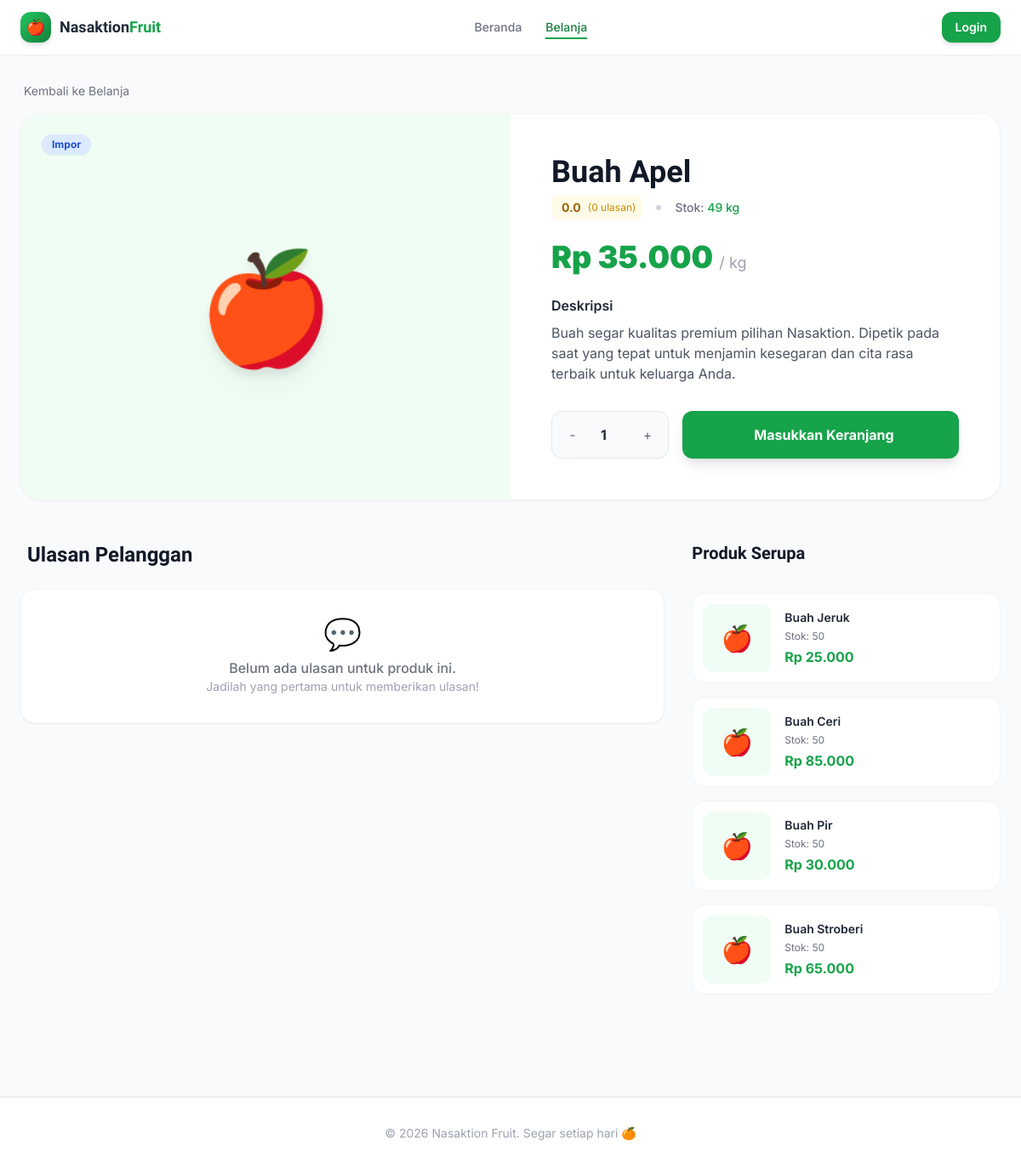
The app's page /customer/shop/product/1 with its own data.
### tables this page shows
CREATE TABLE `products` (
  `id` int unsigned NOT NULL AUTO_INCREMENT,
  `category_id` int unsigned NOT NULL,
  `nama_buah` varchar(100) NOT NULL,
  `jenis` enum('Impor','Ekspor','Lokal') NOT NULL DEFAULT 'Lokal',
  `foto` varchar(255) DEFAULT NULL,
  `deskripsi` text,
  `harga_beli` decimal(15,2) NOT NULL DEFAULT '0.00',
  `harga_jual` decimal(15,2) NOT NULL DEFAULT '0.00',
  `stok` int NOT NULL DEFAULT '0',
  `satuan` varchar(20) NOT NULL DEFAULT 'kg',
  `is_active` tinyint(1) NOT NULL DEFAULT '1',
  `created_at` timestamp NULL DEFAULT CURRENT_TIMESTAMP,
  `updated_at` timestamp NULL DEFAULT CURRENT_TIMESTAMP ON UPDATE CURRENT_TIMESTAMP,
  PRIMARY KEY (`id`),
  KEY `idx_category` (`category_id`),
  KEY `idx_jenis` (`jenis`),
  KEY `idx_active` (`is_active`),
  CONSTRAINT `fk_products_category` FOREIGN KEY (`category_id`) REFERENCES `categories` (`id`) ON UPDATE CASCADE
);

### application/controllers/customer/Shop.php (called while the page is built, shortened)
<?php
class Shop extends CI_Controller {
    public function __construct() {
        $this->load->model('Product_model');
        $this->load->model('Category_model');
        $this->load->model('Feedback_model');
    }
    public function product($id) {
        $data['product'] = $this->Product_model->get_by_id($id);
        $data['title'] = $data['product']->nama_buah;
        $data['related'] = $this->Product_model->get_related($data['product']->category_id, $id, 4);
        $data['reviews'] = $this->Feedback_model->get_by_product($id);
        $data['avg_rating'] = $this->Feedback_model->get_product_avg_rating($id);
        $this->load->view('customer/shop/product', $data);
    }
}

### index.php (called while the page is built, shortened)
<?php
require_once BASEPATH.'core/CodeIgniter.php';

### application/models/Product_model.php (called while the page is built, shortened)
<?php
class Product_model extends CI_Model {
    public function get_by_id($id) {
        $this->db->select('p.*, c.nama_kategori');
        $this->db->from('products p');
        $this->db->join('categories c', 'c.id = p.category_id', 'left');
        $this->db->where('p.id', $id);
        return $this->db->get()->row();
    }
    public function get_related($category_id, $exclude_id, $limit = 4) {
        $this->db->select('p.*, c.nama_kategori');
        $this->db->from('products p');
        $this->db->join('categories c', 'c.id = p.category_id', 'left');
        $this->db->where('p.category_id', $category_id);
        $this->db->where('p.id !=', $exclude_id);
        $this->db->where('p.is_active', 1);
        $this->db->where('p.stok >', 0);
        $this->db->order_by('RAND()');
        $this->db->limit($limit);
        return $this->db->get()->result();
    }
}

### application/views/customer/shop/product.php (the view, shortened to what this page needs)
<?= $this->load->view('customer/layout/header', ['title'=> $title], TRUE) ?>
<div class="mb-4">
    <a href="<?= site_url('customer/shop') ?>" class="text-sm text-gray-500 hover:text-primary-600 inline-flex items-center gap-1">
        <span class="iconify" data-icon="lucide:arrow-left"></span> Kembali ke Belanja
    </a>
</div>
<div class="bg-white rounded-3xl border border-gray-100 shadow-sm overflow-hidden mb-12">
    <div class="grid grid-cols-1 md:grid-cols-2">
        <div class="bg-primary-50 min-h-[300px] md:min-h-full flex items-center justify-center p-8 relative">
            <?php if($product->foto): ?>
            <img src="<?= base_url('uploads/products/'.$product->foto) ?>" alt="<?= $product->nama_buah ?>" class="max-w-full max-h-[400px] object-contain drop-shadow-2xl hover:scale-105 transition-transform duration-500">
            <?php else: ?>
            <span class="text-9xl drop-shadow-xl">🍎</span>
            <?php endif; ?>
            <div class="absolute top-6 left-6 flex flex-col gap-2">
                <span class="text-xs font-bold px-3 py-1 rounded-full shadow-sm <?= $product->jenis=='Impor' ? 'bg-blue-100 text-blue-700' : ($product->jenis=='Ekspor' ? 'bg-purple-100 text-purple-700' : 'bg-green-100 text-green-700') ?>">
                    <?= $product->jenis ?>
                </span>
            </div>
        </div>
        <div class="p-8 md:p-12 flex flex-col justify-center">
            <h1 class="font-display font-black text-3xl md:text-4xl text-gray-900 mb-2"><?= $product->nama_buah ?></h1>
            <div class="flex items-center gap-4 mb-6">
                <div class="flex items-center gap-1 bg-yellow-50 px-2 py-1 rounded-lg">
                    <span class="text-sm font-bold text-yellow-700"><?= number_format($avg_rating ?? 0, 1) ?></span>
                    <span class="text-xs text-yellow-600 ml-1">(<?= count($reviews) ?> ulasan)</span>
                </div>
                <div class="w-1.5 h-1.5 rounded-full bg-gray-300"></div>
                <p class="text-sm text-gray-500 font-medium">Stok: <span class="<?= $product->stok>0 ? 'text-green-600':'text-red-500' ?>"><?= $product->stok ?> <?= $product->satuan ?? 'kg' ?></span></p>
            </div>
            <p class="text-4xl font-black text-primary-600 mb-6 drop-shadow-sm">Rp <?= number_format($product->harga_jual,0,',','.') ?> <span class="text-lg text-gray-400 font-normal">/ <?= $product->satuan ?? 'kg' ?></span></p>
            <div class="prose prose-sm text-gray-600 mb-8 max-w-none">
                <h4 class="text-gray-800 font-semibold mb-2">Deskripsi</h4>
                <p><?= nl2br($product->deskripsi ?? 'Buah segar kualitas premium pilihan Nasaktion. Dipetik pada saat yang tepat untuk menjamin kesegaran dan cita rasa terbaik untuk keluarga Anda.') ?></p>
            </div>
            <div class="mt-auto">
                <?php if($product->stok > 0): ?>
                <div class="flex items-center gap-4">
                    <div class="flex items-center bg-gray-50 border border-gray-200 rounded-xl p-1 h-14">
                        <button type="button" onclick="updateQty(-1)" class="w-10 h-10 flex items-center justify-center rounded-lg hover:bg-white hover:shadow-sm text-gray-500 transition-all">-</button>
                        <input type="number" id="qtyInput" value="1" min="1" max="<?= $product->stok ?>" class="w-12 text-center bg-transparent border-none font-bold text-gray-800 focus:ring-0 appearance-none" readonly>
                        <button type="button" onclick="updateQty(1)" class="w-10 h-10 flex items-center justify-center rounded-lg hover:bg-white hover:shadow-sm text-gray-500 transition-all">+</button>
                    </div>
                    <button type="button" onclick="addToCartDetail(<?= $product->id ?>, this)" class="flex-1 h-14 bg-primary-600 hover:bg-primary-700 text-white rounded-xl font-bold flex items-center justify-center gap-2 transition-all shadow-lg hover:shadow-primary-300 active:scale-[0.98]">
                        <span class="iconify text-xl" data-icon="lucide:shopping-cart"></span> Masukkan Keranjang
                    </button>
                </div>
                <?php else: ?>
                <div class="h-14 bg-gray-100 rounded-xl flex items-center justify-center text-gray-500 font-bold border border-gray-200 cursor-not-allowed">
                    Mohon Maaf, Stok Sedang Habis
                </div>
                <?php endif; ?>
            </div>
        </div>
    </div>
</div>
<div class="grid grid-cols-1 lg:grid-cols-3 gap-8 mb-12">
    <div class="lg:col-span-2">
        <h3 class="font-display font-bold text-2xl text-gray-900 mb-6 flex items-center gap-2">
            <span class="iconify text-yellow-500" data-icon="lucide:message-square"></span> Ulasan Pelanggan
        </h3>
        <?php if(!empty($reviews)): ?>
        <div class="space-y-4">
            <?php foreach($reviews as $r): ?>
            <div class="bg-white p-5 rounded-2xl border border-gray-100 shadow-sm">
                <div class="flex items-center justify-between mb-3">
                    <div class="flex items-center gap-3">
                        <div class="w-10 h-10 bg-primary-100 rounded-full flex items-center justify-center text-primary-700 font-bold">
                            <?= substr($r->nama ?? 'A', 0, 1) ?>
                        </div>
                        <div>
                            <p class="text-sm font-semibold text-gray-800"><?= $r->nama ?? 'Anonim' ?></p>
                            <p class="text-xs text-gray-400"><?= date('d M Y', strtotime($r->created_at)) ?></p>
                        </div>
                    </div>
                    <div class="flex gap-0.5">
                        <?php for($i=1; $i<=5; $i++): ?>
                        <span class="text-sm <?= $i <= $r->rating ? 'text-yellow-400' : 'text-gray-200' ?>">★</span>
                        <?php endfor; ?>
                    </div>
                </div>
                <p class="text-sm text-gray-600 leading-relaxed"><?= nl2br($r->isi_ulasan) ?></p>
                <?php if($r->balasan_admin): ?>
                <div class="mt-4 bg-gray-50 rounded-xl p-4 border-l-4 border-primary-500">
                    <p class="text-xs font-bold text-gray-700 mb-1">Balasan Admin:</p>
                    <p class="text-sm text-gray-600"><?= nl2br($r->balasan_admin) ?></p>
                </div>
                <?php endif; ?>
            </div>
            <?php endforeach; ?>
        </div>
        <?php else: ?>
        <div class="bg-white p-8 rounded-2xl border border-gray-100 text-center shadow-sm">
            <span class="text-4xl mb-2 block">💬</span>
            <p class="text-gray-500 font-medium">Belum ada ulasan untuk produk ini.</p>
            <p class="text-sm text-gray-400">Jadilah yang pertama untuk memberikan ulasan!</p>
        </div>
        <?php endif; ?>
    </div>
    <div>
        <h3 class="font-display font-bold text-xl text-gray-900 mb-6 pb-2 border-b border-gray-100">Produk Serupa</h3>
        <?php if(!empty($related)): ?>
        <div class="flex flex-col gap-4">
            <?php foreach($related as $rel): ?>
            <a href="<?= site_url('customer/shop/product/'.$rel->id) ?>" class="flex items-center gap-4 bg-white p-3 rounded-2xl border border-gray-100 hover:border-primary-200 hover:shadow-md transition-all group">
                <div class="w-20 h-20 bg-primary-50 rounded-xl flex items-center justify-center p-1 flex-shrink-0 overflow-hidden">
                    <?php if($rel->foto): ?>
                    <img src="<?= base_url('uploads/products/'.$rel->foto) ?>" class="w-full h-full object-cover group-hover:scale-110 transition-transform">
                    <?php else: ?>
                    <span class="text-3xl">🍎</span>
                    <?php endif; ?>
                </div>
                <div class="flex-1">
                    <h4 class="text-sm font-semibold text-gray-800 line-clamp-2 mb-1 group-hover:text-primary-600 transition-colors"><?= $rel->nama_buah ?></h4>
                    <p class="text-xs text-gray-500 mb-1">Stok: <?= $rel->stok ?></p>
                    <p class="font-bold text-primary-600">Rp <?= number_format($rel->harga_jual,0,',','.') ?></p>
                </div>
            </a>
            <?php endforeach; ?>
        </div>
        <?php else: ?>
        <p class="text-sm text-gray-500 italic bg-gray-50 p-4 rounded-xl text-center">Belum ada produk serupa.</p>
        <?php endif; ?>
    </div>
</div>
<?= $this->load->view('customer/layout/footer', [], TRUE) ?>

### application/views/customer/layout/header.php (style rules this page uses)
body { font-family: 'Inter', sans-serif; }
.font-display { font-family: 'Sora', sans-serif; }
html { overflow-y: scroll; }

### records on screen
products: jenis "Impor", nama_buah "Buah Apel", stok "49", satuan "kg", harga_jual "35.000", deskripsi "Buah segar kualitas premium pilihan Nasaktion. Dipetik pada saat yang tepat untuk menjamin kesegaran dan cita rasa terbaik untuk keluarga Anda."
products: nama_buah "Buah Jeruk", stok "50", harga_jual "25.000"
products: nama_buah "Buah Ceri", stok "50", harga_jual "85.000"
products: nama_buah "Buah Pir", stok "50", harga_jual "30.000"
products: nama_buah "Buah Stroberi", stok "50", harga_jual "65.000"

### other values on screen
$avg_rating "0.0"
count($reviews) "0"
